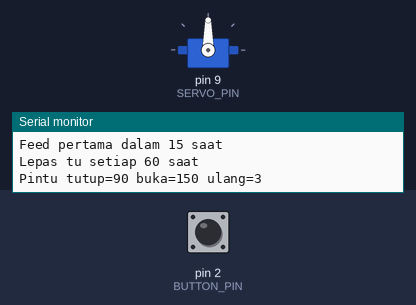
Bench run of a sketch on a simulated Arduino Uno, built with avr-gcc and run on an emulated ATmega328P. On the bench: servo, the last lines printed to the serial monitor. The test bench sets the inputs (shaded band); at power-on: pin 2 (BUTTON_PIN) HIGH.

Above: at 1.2 s.
1.3 s: pin 2 (BUTTON_PIN) pulled LOW for 0.15 s
At 2.1 s:
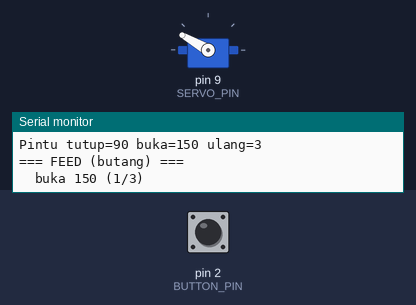
Timing chart, 0 to 6.7 s (numbered marks = the images above; inputs shaded):
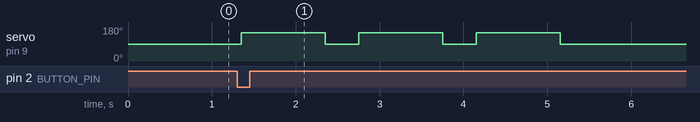

Measured:
- after the input at 1.3 s, servo on pin 9 (SERVO_PIN): alternates 150° for 1.0 s and 90° for 0.40 s, 6 changes in all, then stays 90°, starting after 0.05 s

The sketch:

TestFeeder.ino
```cpp
/*
 * TestFeeder.ino
 * -------------------------------------------------------------
 * VERSI UJIAN - TIADA RTC. Guna kiraan detik (millis()).
 *
 * Servo POSITIONAL di D9.
 *
 * Kelakuan:
 *   - Masa switch ON: pintu TUTUP di 90.
 *   - FIRST_FEED_S saat selepas ON  -> feed sekali.
 *   - Kemudian setiap REPEAT_S saat  -> feed lagi (berulang).
 *   - Butang D2                       -> feed segera bila-bila.
 *
 *   feed = ulang 3 kali { buka 120 -> tahan 1 saat -> tutup 90 }
 *
 * Serial Monitor (baud 9600) akan kira detik & beritahu bila feed seterusnya.
 * -------------------------------------------------------------
 */

#include <Servo.h>

// ---------- Pin ----------
const int SERVO_PIN  = 9;
const int BUTTON_PIN = 2;

// ---------- Sudut pintu ----------
const int DOOR_CLOSED = 90;
const int DOOR_OPEN   = 150;
const unsigned long OPEN_HOLD_MS = 1000UL;   // 1 saat terbuka
const int PORTIONS               = 3;        // ulang 3 kali

// ---------- Masa ujian (saat) ----------
const unsigned long FIRST_FEED_S = 15;       // feed kali pertama: 15 saat selepas ON
const unsigned long REPEAT_S     = 60;       // lepas tu feed setiap 60 saat

// ---------- Keadaan ----------
Servo doorServo;
unsigned long nextFeedMs = 0;

int lastReading = HIGH, stableState = HIGH;
unsigned long lastDebounce = 0;
const unsigned long DEBOUNCE_MS = 50;

void feedSession(const char *sebab) {
  Serial.print(F("=== FEED (")); Serial.print(sebab); Serial.println(F(") ==="));
  for (int i = 0; i < PORTIONS; i++) {
    doorServo.write(DOOR_OPEN);
    Serial.print(F("  buka ")); Serial.print(DOOR_OPEN);
    Serial.print(F(" (")); Serial.print(i + 1); Serial.print('/'); Serial.print(PORTIONS); Serial.println(')');
    delay(OPEN_HOLD_MS);
    doorServo.write(DOOR_CLOSED);
    Serial.print(F("  tutup ")); Serial.println(DOOR_CLOSED);
    delay(400);
  }
  Serial.println(F("=== Selesai ==="));
}

bool buttonPressed() {
  int reading = digitalRead(BUTTON_PIN);
  if (reading != lastReading) lastDebounce = millis();
  bool pressed = false;
  if (millis() - lastDebounce > DEBOUNCE_MS) {
    if (reading != stableState) {
      stableState = reading;
      if (stableState == LOW) pressed = true;   // INPUT_PULLUP
    }
  }
  lastReading = reading;
  return pressed;
}

void setup() {
  Serial.begin(9600);
  pinMode(BUTTON_PIN, INPUT_PULLUP);

  doorServo.attach(SERVO_PIN);
  doorServo.write(DOOR_CLOSED);          // masa ON: pintu tutup

  nextFeedMs = FIRST_FEED_S * 1000UL;

  Serial.println(F("=== TestFeeder (kira detik) ==="));
  Serial.print(F("Feed pertama dalam ")); Serial.print(FIRST_FEED_S); Serial.println(F(" saat"));
  Serial.print(F("Lepas tu setiap ")); Serial.print(REPEAT_S); Serial.println(F(" saat"));
  Serial.print(F("Pintu tutup=")); Serial.print(DOOR_CLOSED);
  Serial.print(F(" buka=")); Serial.print(DOOR_OPEN);
  Serial.print(F(" ulang=")); Serial.println(PORTIONS);
}

void loop() {
  unsigned long ms = millis();

  // feed berjadual
  if (ms >= nextFeedMs) {
    feedSession("jadual");
    nextFeedMs = millis() + REPEAT_S * 1000UL;
  }

  // butang manual
  if (buttonPressed()) {
    feedSession("butang");
    nextFeedMs = millis() + REPEAT_S * 1000UL;
  }

  // papar kiraan detik setiap 5 saat
  static unsigned long lastPrint = 0;
  if (ms - lastPrint >= 5000) {
    lastPrint = ms;
    long sisa = (long)(nextFeedMs - millis()) / 1000L;
    if (sisa < 0) sisa = 0;
    Serial.print(F("Hidup ")); Serial.print(ms / 1000);
    Serial.print(F(" saat | feed seterusnya dalam ")); Serial.print(sisa);
    Serial.println(F(" saat"));
  }
}
```
